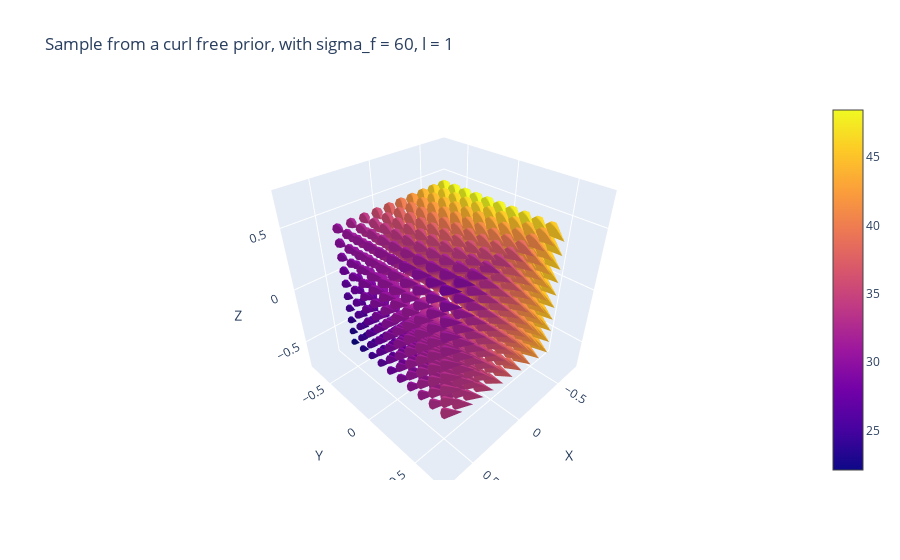

Write notebook code for a chart like this one.
### Code cell
sigma_f_2_cf, l_2_cf = 60, 1
curl_free_sample_2 = sample_vector_field(kernel_func = 'curl_free_kernel', 
                                        sigma_f=sigma_f_2_df, 
                                        l=l_2_df)
plotter(curl_free_sample_2, title = f'Sample from a curl free prior, with sigma_f = {sigma_f_2_cf}, l = {l_2_cf}')

### Figure 1 — Plotly figure (JSON) as saved in the notebook; plotly's stock layout.template omitted (floating-point values rounded to 4 significant figures; data arrays with more than 128 entries replaced by an {"elided": "..."} marker saying what was removed)
{"data": [{"anchor": "tail", "sizemode": "scaled", "sizeref": 2, "type": "cone", "u": {"elided": "1000 float values"}, "v": {"elided": "1000 float values"}, "w": {"elided": "1000 float values"}, "x": {"elided": "1000 float values"}, "y": {"elided": "1000 float values"}, "z": {"elided": "1000 float values"}}], "layout": {"scene": {"xaxis": {"title": {"text": "X"}}, "yaxis": {"title": {"text": "Y"}}, "zaxis": {"title": {"text": "Z"}}}, "title": {"text": "Sample from a curl free prior, with sigma_f = 60, l = 1"}}}
